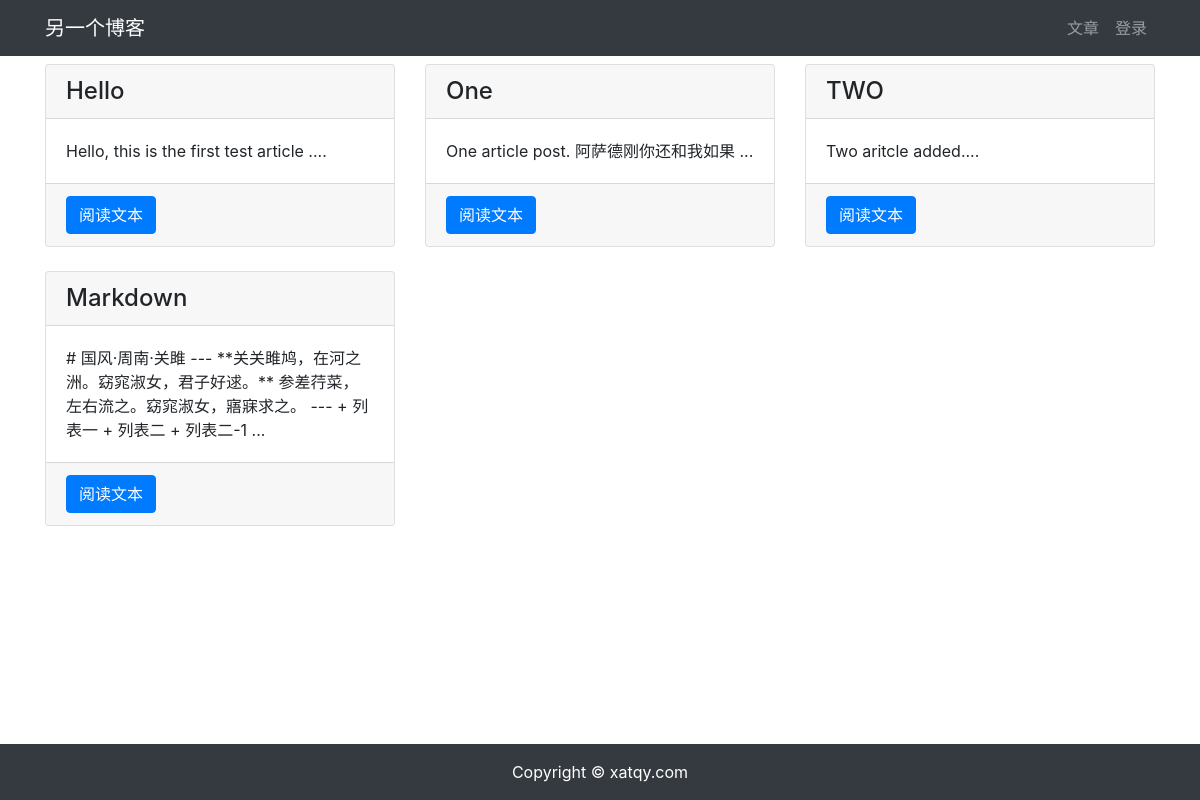
The app's page /article/article-list with its own data.
### article/models.py (models this page shows, shortened)
class ArticlePost(models.Model):
    author = models.ForeignKey(User, on_delete=models.CASCADE)
    title = models.CharField(max_length=100)
    body = models.TextField()
    created = models.DateTimeField(default=timezone.now)
    updated = models.DateTimeField(auto_now=True)
    class Meta:
        ordering = ('created',)

### article/views.py (the view)
# urls.py: path('article-list', views.article_list, name='article_list'),
def article_list(request):
    articles = ArticlePost.objects.all()
    context = {'articles': articles}
    return render(request, 'article/list.html', context)

### templates/article/list.html (shortened to what this page needs)
{% extends "base.html" %}
{% load staticfiles %}
{% block content %}
<div class="container">
  <div class="row mt-2">
    {% for article in articles %}
    <div class="col-4 mb-4">
      <div class="card h-100">
        <h4 class="card-header">{{ article.title }}</h4>
        <div class="card-body">
          <p class="card-text">{{ article.body|slice:'100' }}...</p>
        </div>
        <div class="card-footer">
          <a href="{% url 'article:article_detail' article.id %}" class="btn btn-primary">阅读文本</a>
        </div>
      </div>
    </div>
    {% endfor %}
  </div>
</div>
{% endblock content %}

### records on screen
ArticlePost: title "Hello", body "Hello, this is the first test article ."
ArticlePost: title "One", body "One article post. 阿萨德刚你还和我如果"
ArticlePost: title "TWO", body "Two aritcle added."
ArticlePost: title "Markdown", body "# 国风·周南·关雎 --- **关关雎鸠，在河之洲。窈窕淑女，君子好逑。** 参差荇菜，左右流之。窈窕淑女，寤寐求之。 --- + 列表一 + 列表二 + 列表二-1"
